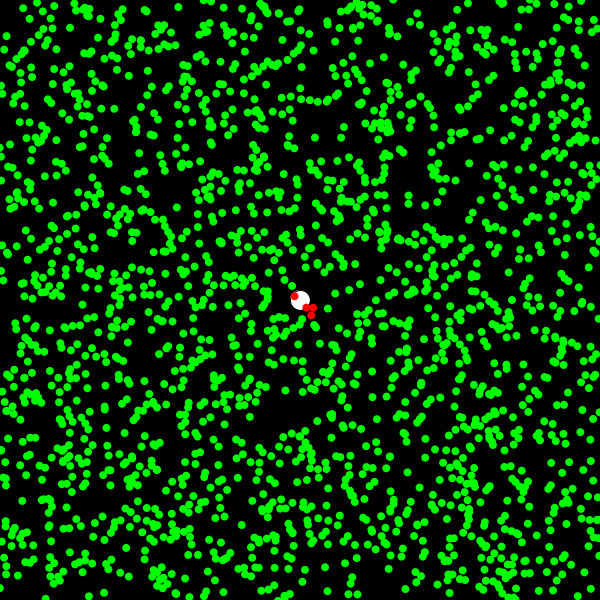
Frame 1 (no input)
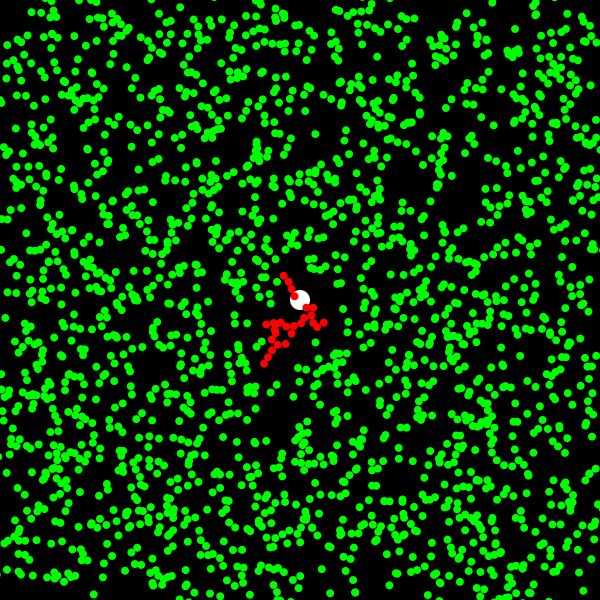
Frame 60 (the mouse pressed at the canvas centre just before this capture)
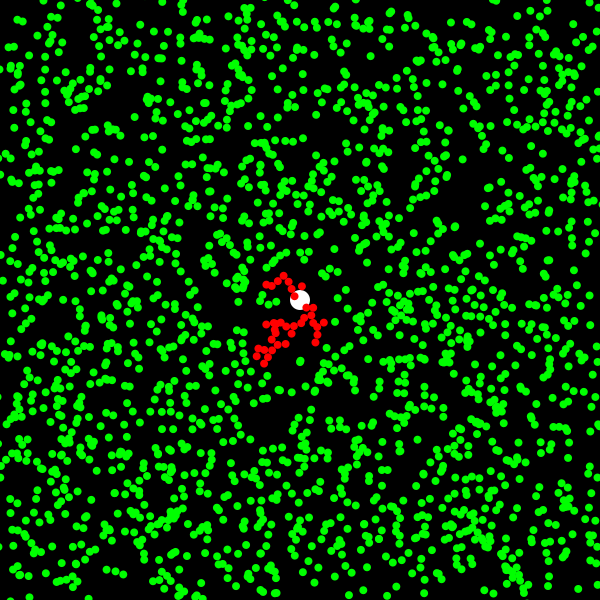
Frame 120 (the mouse held since frame 60 and released just before this capture)

The Processing sketch that drew these frames (run headless with seeded random() and noise(); from frame 60 on, the mouse is pressed at the canvas centre):

// Processing sketch: Main
// ── Main.pde
ArrayList<Particle> particles;
Particle att;


void setup() {
  size(600, 600);
  particles = new ArrayList<Particle>();
  att = new Particle(width/2, height/2, 10);

  for (int i = 0; i < 2000; i++) {
    particles.add(new Particle(random(width), random(height), 4));
  }
}



void draw() {

  for (int i = 0; i < 10; i++) {
    background(0);
    checkCollisions();
    fill(255);
    ellipse(att.x, att.y, att.radius*2, att.radius*2);

    moveParticles();
  }
  
  noStroke();
  displayParticles();
  println(particles.size());
}



void displayParticles() {
  for (Particle p : particles) {
    if (p.alive) {
      fill(0, 255, 0);
    } else {
      fill(255, 0, 0);
    }
    ellipse(p.x, p.y, p.radius*2, p.radius*2);
  }
}



void moveParticles() {
  for (Particle p : particles) {
    if (p.alive) {
      p.move(att);
    }
  }
}


void checkCollisions() {
  for (Particle p1 : particles) {
    if (p1.alive) {
      if (dist(p1.x, p1.y, att.x, att.y) <= p1.radius + att.radius) {
        p1.alive = false;
      }
      for (Particle p2 : particles) {
        if (!p2.alive) {
          if (dist(p1.x, p1.y, p2.x, p2.y) <= p1.radius + p2.radius) {
            p1.alive = false;
            break;
          }
        }
      }
    }
  }
}


void keyPressed() {
  if (key == ' ') {
    for (int i = 0; i < 5; i++) {
      particles.add(randomParticle());
    }
  }
}

Particle randomParticle() {
  float angle = random(TWO_PI);
  float x1 = random(10, 300) * sin(angle) + width/2;
  float y1 = random(10, 300) * cos(angle) + height/2;
  Particle r = new Particle(x1, y1, 4);
  return r;
}
// ── Particle.pde
class Particle {
  public float x;
  public float y;
  public float radius;
  public boolean alive = true;

  
  
  public Particle(float x, float y, float radius) {
    this.x = x;
    this.y = y;
    this.radius = radius;
  }
  
  

  public void move(Particle attractor) {
    float newx = attractor.x - x;
    float newy = attractor.y - y;
    PVector p = new PVector(newx, newy);
    p.normalize().div(2).rotate(random(TWO_PI));
    x += p.x;
    y += p.y;
    
  }
  

}
